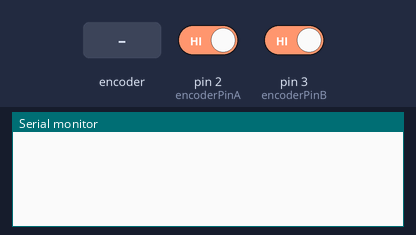
This sketch was run on a simulated Arduino Uno, built with avr-gcc and run on an emulated ATmega328P. Shown: the last lines printed to the serial monitor. The test bench sets the inputs (shaded band); at power-on: pin 2 (encoderPinA) HIGH, pin 3 (encoderPinB) HIGH.

Above: at 1.2 s.
1.3 s: rotary encoder on pin 2 (encoderPinA) / pin 3 (encoderPinB) turned 1 step (first pin leading)
At 2.1 s:
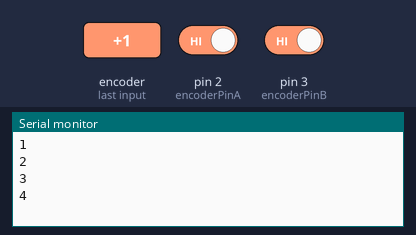
3.0 s: rotary encoder on pin 2 (encoderPinA) / pin 3 (encoderPinB) turned 1 step (first pin leading)
At 3.4 s:
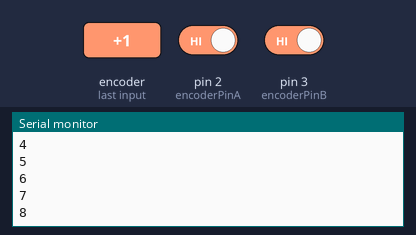
Timing chart, 0 to 6.0 s (numbered marks = the images above; inputs shaded):
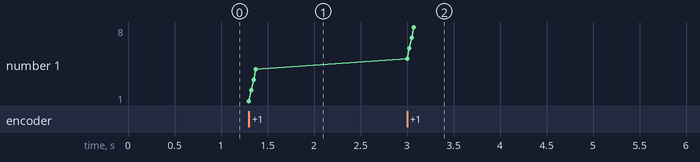

The sketch:

Encoder.ino
```cpp
const byte encoderPinA = 2;//outputA digital pin2
const byte encoderPinB = 3;//outoutB digital pin3
volatile int count = 0;
int protectedCount = 0;
int previousCount = 0;

int flagA = 0;
int flagB = 0;

#define readA digitalRead(2)
#define readB digitalRead(3)


void setup() {
  Serial.begin (115200);

  pinMode(encoderPinA, INPUT_PULLUP);
  pinMode(encoderPinB, INPUT_PULLUP);

  attachInterrupt(digitalPinToInterrupt(encoderPinA), isrA, CHANGE);
  attachInterrupt(digitalPinToInterrupt(encoderPinB), isrB, CHANGE);
}

void loop() {
  noInterrupts();
  protectedCount = count;
  interrupts();

  if(protectedCount != previousCount) {
    Serial.println(protectedCount);
  }
  previousCount = protectedCount;
}

void isrA() {
  if(flagA == 0 && flagB == 0){
    flagA = 1;
  }
  if(flagA == 1){
    count++;
  }else if(flagB == 1){
    count--;
  }
  if(readA == 0 && readB == 0){
    flagA = 0;
    flagB = 0;
  }
}
void isrB() {
  if(flagA == 0 && flagB == 0){
    flagB = 1;
  }
  if(flagA == 1){
    count++;
  }else if(flagB == 1){
    count--;
  }
  if(readA == 0 && readB == 0){
    flagA = 0;
    flagB = 0;
  }
}
```

Measured:
- after the input at 1.3 s, the serial monitor: prints a new line at once (image 1)
- after the input at 3.0 s, the serial monitor: prints a new line at once (image 2)
- plotted number 1: 4 → 8 after the input at 3.0 s
